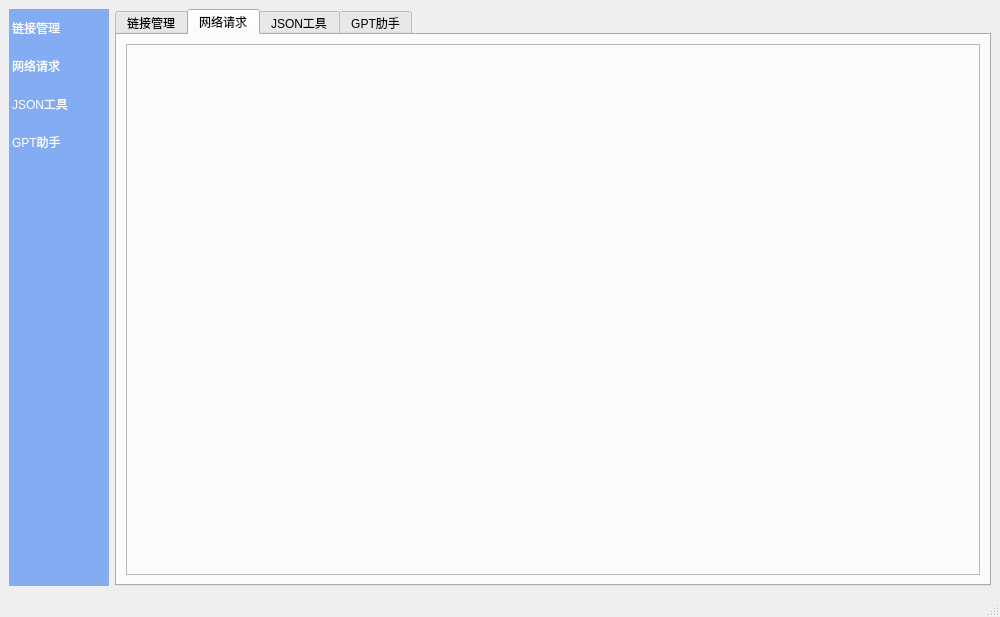
<?xml version="1.0" encoding="UTF-8"?>
<ui version="4.0">
 <class>MainWindow</class>
 <widget class="QMainWindow" name="MainWindow">
  <property name="geometry">
   <rect>
    <x>0</x>
    <y>0</y>
    <width>1000</width>
    <height>617</height>
   </rect>
  </property>
  <property name="windowTitle">
   <string>工作助手</string>
  </property>
  <widget class="QWidget" name="centralwidget">
   <layout class="QHBoxLayout" name="horizontalLayout">
    <item>
     <widget class="QListWidget" name="tab_name_list_widget">
      <property name="enabled">
       <bool>true</bool>
      </property>
      <property name="sizePolicy">
       <sizepolicy hsizetype="Expanding" vsizetype="Expanding">
        <horstretch>0</horstretch>
        <verstretch>0</verstretch>
       </sizepolicy>
      </property>
      <property name="minimumSize">
       <size>
        <width>100</width>
        <height>0</height>
       </size>
      </property>
      <property name="maximumSize">
       <size>
        <width>100</width>
        <height>16777215</height>
       </size>
      </property>
      <property name="styleSheet">
       <string notr="true">QListWidget {
	font: bold 18pt &quot;Kaiti SC&quot;;
	background-color: rgba(56, 125, 245, 150);
}

QListWidget::item {
    color: white;
    padding: 10px 0;
    text-align: center;
}

QListWidget::item:selected:!active {
	background-color: rgb(33, 74, 207);
}
</string>
      </property>
      <property name="frameShape">
       <enum>QFrame::Panel</enum>
      </property>
      <property name="frameShadow">
       <enum>QFrame::Raised</enum>
      </property>
      <property name="lineWidth">
       <number>0</number>
      </property>
      <property name="currentRow">
       <number>-1</number>
      </property>
      <item>
       <property name="text">
        <string>链接管理</string>
       </property>
      </item>
      <item>
       <property name="text">
        <string>网络请求</string>
       </property>
      </item>
      <item>
       <property name="text">
        <string>JSON工具</string>
       </property>
      </item>
      <item>
       <property name="text">
        <string>GPT助手</string>
       </property>
      </item>
     </widget>
    </item>
    <item>
     <widget class="MainTabWidget" name="main_tab_widget">
      <property name="tabShape">
       <enum>QTabWidget::Rounded</enum>
      </property>
      <property name="currentIndex">
       <number>1</number>
      </property>
      <widget class="QWidget" name="tab_2">
       <attribute name="title">
        <string>链接管理</string>
       </attribute>
       <layout class="QVBoxLayout" name="verticalLayout_2">
        <item>
         <widget class="UrlManagerTabFrame" name="frame_2">
          <property name="frameShape">
           <enum>QFrame::NoFrame</enum>
          </property>
          <property name="frameShadow">
           <enum>QFrame::Raised</enum>
          </property>
         </widget>
        </item>
       </layout>
      </widget>
      <widget class="QWidget" name="tab_4">
       <attribute name="title">
        <string>网络请求</string>
       </attribute>
       <layout class="QVBoxLayout" name="verticalLayout_5">
        <item>
         <widget class="QWidget" name="widget" native="true">
          <layout class="QVBoxLayout" name="verticalLayout_3">
           <property name="spacing">
            <number>0</number>
           </property>
           <property name="leftMargin">
            <number>0</number>
           </property>
           <property name="topMargin">
            <number>0</number>
           </property>
           <property name="rightMargin">
            <number>0</number>
           </property>
           <property name="bottomMargin">
            <number>0</number>
           </property>
           <item>
            <widget class="RequestManagerFrame" name="frame_3">
             <property name="frameShape">
              <enum>QFrame::StyledPanel</enum>
             </property>
             <property name="frameShadow">
              <enum>QFrame::Raised</enum>
             </property>
            </widget>
           </item>
          </layout>
         </widget>
        </item>
       </layout>
      </widget>
      <widget class="QWidget" name="tab_3">
       <attribute name="title">
        <string>JSON工具</string>
       </attribute>
       <layout class="QVBoxLayout" name="verticalLayout_4">
        <item>
         <widget class="JsonToolFrame" name="frame_4">
          <property name="frameShape">
           <enum>QFrame::NoFrame</enum>
          </property>
          <property name="frameShadow">
           <enum>QFrame::Plain</enum>
          </property>
          <property name="lineWidth">
           <number>0</number>
          </property>
         </widget>
        </item>
       </layout>
      </widget>
      <widget class="QWidget" name="tab">
       <attribute name="title">
        <string>GPT肋手</string>
       </attribute>
       <layout class="QVBoxLayout" name="verticalLayout">
        <item>
         <widget class="GptTabFrame" name="frame">
          <property name="enabled">
           <bool>true</bool>
          </property>
          <property name="autoFillBackground">
           <bool>false</bool>
          </property>
          <property name="styleSheet">
           <string notr="true">QFame {
	border: none;
}</string>
          </property>
          <property name="frameShape">
           <enum>QFrame::NoFrame</enum>
          </property>
          <property name="frameShadow">
           <enum>QFrame::Raised</enum>
          </property>
          <property name="lineWidth">
           <number>1</number>
          </property>
         </widget>
        </item>
       </layout>
      </widget>
     </widget>
    </item>
   </layout>
  </widget>
  <widget class="QMenuBar" name="menubar">
   <property name="geometry">
    <rect>
     <x>0</x>
     <y>0</y>
     <width>1000</width>
     <height>37</height>
    </rect>
   </property>
  </widget>
  <widget class="QStatusBar" name="statusbar"/>
 </widget>
 <customwidgets>
  <customwidget>
   <class>MainTabWidget</class>
   <extends>QTabWidget</extends>
   <header>.app.h</header>
   <container>1</container>
   <slots>
    <slot>switch_tab(QModelIndex)</slot>
   </slots>
  </customwidget>
  <customwidget>
   <class>GptTabFrame</class>
   <extends>QFrame</extends>
   <header>.gpt_tab_frame.h</header>
   <container>1</container>
  </customwidget>
  <customwidget>
   <class>UrlManagerTabFrame</class>
   <extends>QFrame</extends>
   <header>.url_manager_tab.h</header>
   <container>1</container>
  </customwidget>
  <customwidget>
   <class>JsonToolFrame</class>
   <extends>QFrame</extends>
   <header location="global">.json_tool_frame.h</header>
   <container>1</container>
  </customwidget>
  <customwidget>
   <class>RequestManagerFrame</class>
   <extends>QFrame</extends>
   <header>.request_manager.h</header>
   <container>1</container>
  </customwidget>
 </customwidgets>
 <resources/>
 <connections>
  <connection>
   <sender>tab_name_list_widget</sender>
   <signal>clicked(QModelIndex)</signal>
   <receiver>main_tab_widget</receiver>
   <slot>switch_tab(QModelIndex)</slot>
   <hints>
    <hint type="sourcelabel">
     <x>77</x>
     <y>265</y>
    </hint>
    <hint type="destinationlabel">
     <x>341</x>
     <y>265</y>
    </hint>
   </hints>
  </connection>
  <connection>
   <sender>tab_name_list_widget</sender>
   <signal>currentRowChanged(int)</signal>
   <receiver>main_tab_widget</receiver>
   <slot>setCurrentIndex(int)</slot>
   <hints>
    <hint type="sourcelabel">
     <x>55</x>
     <y>152</y>
    </hint>
    <hint type="destinationlabel">
     <x>184</x>
     <y>35</y>
    </hint>
   </hints>
  </connection>
 </connections>
</ui>
